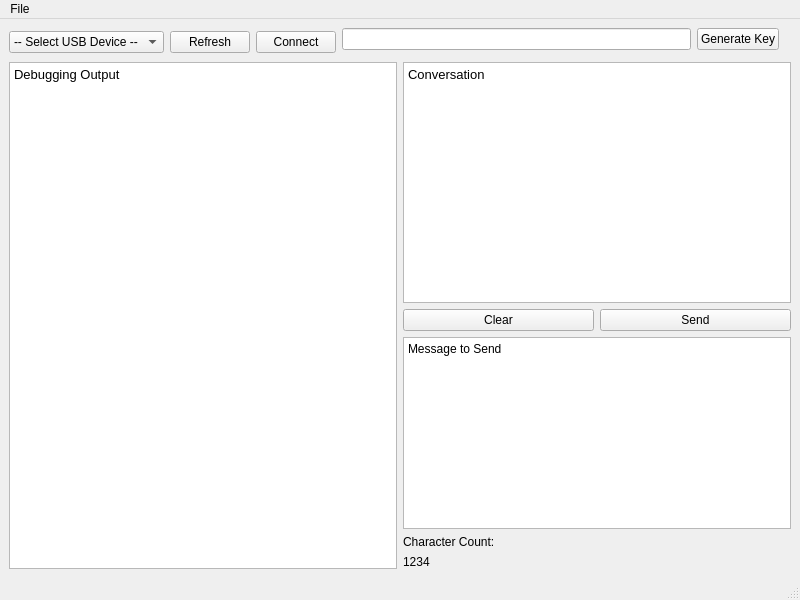
<?xml version="1.0" encoding="UTF-8"?>
<ui version="4.0">
 <class>MainWindow</class>
 <widget class="QMainWindow" name="MainWindow">
  <property name="enabled">
   <bool>true</bool>
  </property>
  <property name="geometry">
   <rect>
    <x>0</x>
    <y>0</y>
    <width>800</width>
    <height>600</height>
   </rect>
  </property>
  <property name="windowTitle">
   <string>BlackChat</string>
  </property>
  <widget class="QWidget" name="centralwidget">
   <layout class="QGridLayout" name="gridLayout">
    <item row="0" column="0" rowspan="2">
     <layout class="QHBoxLayout" name="horizontalLayout_5">
      <item>
       <layout class="QHBoxLayout" name="horizontalLayout">
        <item>
         <widget class="QComboBox" name="comboDevSelect">
          <item>
           <property name="text">
            <string>-- Select USB Device --</string>
           </property>
          </item>
         </widget>
        </item>
        <item>
         <widget class="QPushButton" name="btnDevRefresh">
          <property name="text">
           <string>Refresh</string>
          </property>
         </widget>
        </item>
        <item>
         <widget class="QPushButton" name="btnDevConnect">
          <property name="text">
           <string>Connect</string>
          </property>
         </widget>
        </item>
       </layout>
      </item>
     </layout>
    </item>
    <item row="0" column="1">
     <layout class="QHBoxLayout" name="horizontalLayout_4">
      <item>
       <widget class="QLineEdit" name="lineEdit"/>
      </item>
      <item>
       <widget class="QPushButton" name="btnKeyGen">
        <property name="text">
         <string>Generate Key</string>
        </property>
       </widget>
      </item>
     </layout>
    </item>
    <item row="2" column="0" colspan="4">
     <layout class="QHBoxLayout" name="horizontalLayout_3">
      <item>
       <widget class="QTextBrowser" name="txtDebug">
        <property name="html">
         <string>&lt;!DOCTYPE HTML PUBLIC &quot;-//W3C//DTD HTML 4.0//EN&quot; &quot;http://www.w3.org/TR/REC-html40/strict.dtd&quot;&gt;
&lt;html&gt;&lt;head&gt;&lt;meta name=&quot;qrichtext&quot; content=&quot;1&quot; /&gt;&lt;style type=&quot;text/css&quot;&gt;
p, li { white-space: pre-wrap; }
&lt;/style&gt;&lt;/head&gt;&lt;body style=&quot; font-family:'Droid Sans'; font-size:10pt; font-weight:400; font-style:normal;&quot;&gt;
&lt;p style=&quot; margin-top:0px; margin-bottom:0px; margin-left:0px; margin-right:0px; -qt-block-indent:0; text-indent:0px;&quot;&gt;Debugging Output&lt;/p&gt;&lt;/body&gt;&lt;/html&gt;</string>
        </property>
       </widget>
      </item>
      <item>
       <layout class="QVBoxLayout" name="verticalLayout_2">
        <item>
         <widget class="QTextBrowser" name="txtMessage">
          <property name="html">
           <string>&lt;!DOCTYPE HTML PUBLIC &quot;-//W3C//DTD HTML 4.0//EN&quot; &quot;http://www.w3.org/TR/REC-html40/strict.dtd&quot;&gt;
&lt;html&gt;&lt;head&gt;&lt;meta name=&quot;qrichtext&quot; content=&quot;1&quot; /&gt;&lt;style type=&quot;text/css&quot;&gt;
p, li { white-space: pre-wrap; }
&lt;/style&gt;&lt;/head&gt;&lt;body style=&quot; font-family:'Droid Sans'; font-size:10pt; font-weight:400; font-style:normal;&quot;&gt;
&lt;p style=&quot; margin-top:0px; margin-bottom:0px; margin-left:0px; margin-right:0px; -qt-block-indent:0; text-indent:0px;&quot;&gt;Conversation&lt;/p&gt;&lt;/body&gt;&lt;/html&gt;</string>
          </property>
         </widget>
        </item>
        <item>
         <layout class="QHBoxLayout" name="horizontalLayout_2">
          <item>
           <widget class="QPushButton" name="btnClear">
            <property name="text">
             <string>Clear</string>
            </property>
           </widget>
          </item>
          <item>
           <widget class="QPushButton" name="pushButton_4">
            <property name="text">
             <string>Send</string>
            </property>
           </widget>
          </item>
         </layout>
        </item>
        <item>
         <widget class="QPlainTextEdit" name="plainTextEdit">
          <property name="sizePolicy">
           <sizepolicy hsizetype="Expanding" vsizetype="Fixed">
            <horstretch>0</horstretch>
            <verstretch>0</verstretch>
           </sizepolicy>
          </property>
          <property name="plainText">
           <string>Message to Send</string>
          </property>
         </widget>
        </item>
        <item>
         <layout class="QHBoxLayout" name="horizontalLayout_7"/>
        </item>
        <item>
         <widget class="QLabel" name="label">
          <property name="text">
           <string>Character Count:</string>
          </property>
         </widget>
        </item>
        <item>
         <widget class="QLabel" name="label_2">
          <property name="text">
           <string>1234</string>
          </property>
         </widget>
        </item>
       </layout>
      </item>
     </layout>
    </item>
   </layout>
   <zorder>txtDebug</zorder>
   <zorder>comboDevSelect</zorder>
   <zorder>btnDevRefresh</zorder>
   <zorder>btnDevConnect</zorder>
   <zorder>txtMessage</zorder>
   <zorder>comboDevSelect</zorder>
   <zorder>txtMessage</zorder>
   <zorder>txtDebug</zorder>
   <zorder>txtMessage</zorder>
   <zorder>txtDebug</zorder>
   <zorder>btnClear</zorder>
   <zorder>pushButton_4</zorder>
   <zorder>txtDebug</zorder>
   <zorder>horizontalLayoutWidget</zorder>
  </widget>
  <widget class="QMenuBar" name="menubar">
   <property name="geometry">
    <rect>
     <x>0</x>
     <y>0</y>
     <width>800</width>
     <height>25</height>
    </rect>
   </property>
   <widget class="QMenu" name="menuFile">
    <property name="title">
     <string>File</string>
    </property>
    <addaction name="actionExit"/>
   </widget>
   <addaction name="menuFile"/>
  </widget>
  <widget class="QStatusBar" name="statusbar"/>
  <action name="actionExit">
   <property name="text">
    <string>Exit</string>
   </property>
  </action>
 </widget>
 <resources/>
 <connections/>
</ui>
